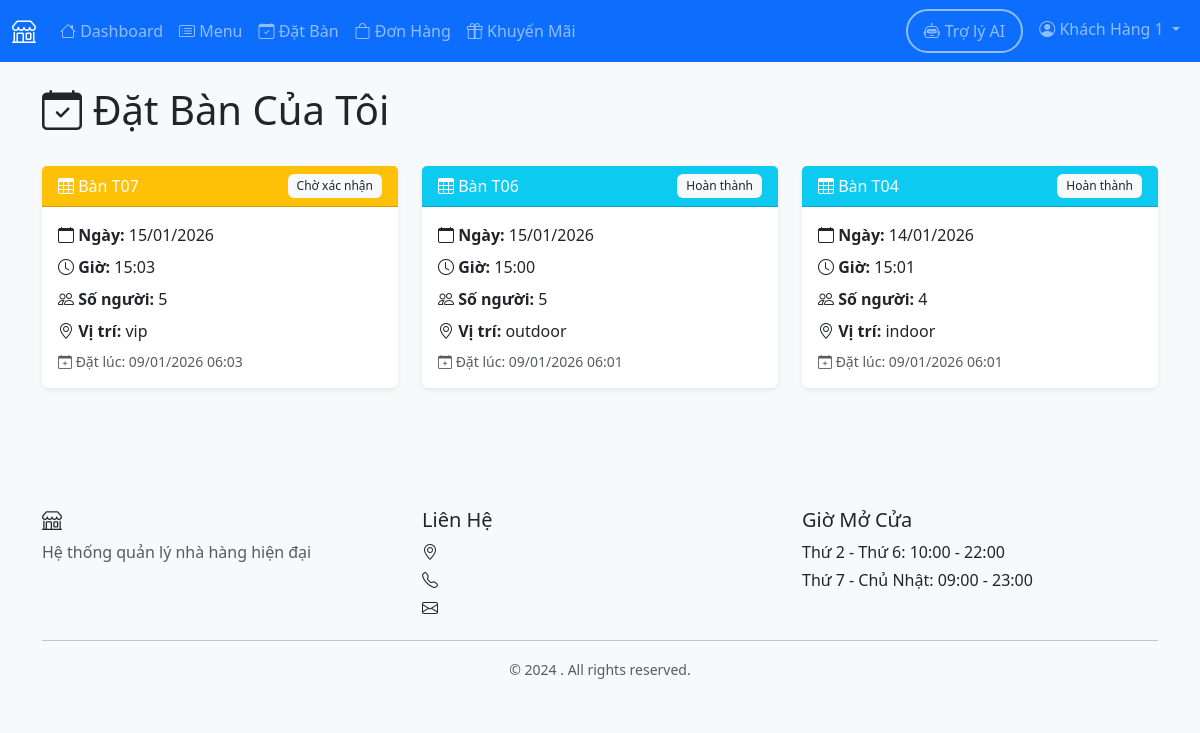
/customer/my-reservations (signed in), run on the app's committed database.
### models.py (models this page shows, shortened)
class User(UserMixin, db.Model):
    __tablename__ = 'users'
    user_id = db.Column(db.Integer, primary_key=True)
    name = db.Column(db.String(100), nullable=False)
    email = db.Column(db.String(120), unique=True, nullable=False)
    password_hash = db.Column(db.String(255), nullable=False)
    phone = db.Column(db.String(20))
    role = db.Column(db.String(20), nullable=False, default='customer')
    employee_type = db.Column(db.String(50))
    created_at = db.Column(db.DateTime, default=datetime.utcnow)
    active = db.Column(db.Boolean, default=True)
    health_check_date = db.Column(db.Date, nullable=True)
    reservations = db.relationship('Reservation', backref='customer', lazy=True)
    orders = db.relationship('Order', foreign_keys='Order.customer_id', backref='customer', lazy=True)
    feedbacks = db.relationship('Feedback', backref='customer', lazy=True)

class Reservation(db.Model):
    __tablename__ = 'reservations'
    reservation_id = db.Column(db.Integer, primary_key=True)
    customer_id = db.Column(db.Integer, db.ForeignKey('users.user_id'), nullable=False)
    table_id = db.Column(db.Integer, db.ForeignKey('tables.table_id'), nullable=False)
    reservation_time = db.Column(db.DateTime, nullable=False)
    number_of_guests = db.Column(db.Integer, nullable=False)
    status = db.Column(db.String(20), default='pending')  # pending, confirmed, completed, cancelled, deposit_required
    notes = db.Column(db.Text)
    created_at = db.Column(db.DateTime, default=datetime.utcnow)
    deposit_amount = db.Column(db.Float, default=0)
    deposit_paid = db.Column(db.Boolean, default=False)

class Table(db.Model):
    __tablename__ = 'tables'
    table_id = db.Column(db.Integer, primary_key=True)
    table_number = db.Column(db.String(10), unique=True, nullable=False)
    capacity = db.Column(db.Integer, nullable=False)
    status = db.Column(db.String(20), default='available')  # available, occupied, reserved
    location = db.Column(db.String(50))  # indoor, outdoor, vip
    reservations = db.relationship('Reservation', backref='table', lazy=True)
    orders = db.relationship('Order', backref='table', lazy=True)

### routes/customer.py (the view)
@bp.route('/my-reservations')
@login_required
@customer_required
def my_reservations():
    reservations = Reservation.query.filter_by(
        customer_id=current_user.user_id
    ).order_by(Reservation.reservation_time.desc()).all()
    return render_template('customer/my_reservations.html',
                         reservations=reservations)

### routes/customer.py (called while the page is built)
def customer_required(f):
    from functools import wraps
    @wraps(f)
    def decorated_function(*args, **kwargs):
        if not current_user.is_authenticated or current_user.role != 'customer':
            flash('Bạn không có quyền truy cập trang này.', 'danger')
            return redirect(url_for('auth.login'))
        return f(*args, **kwargs)
    return decorated_function

### templates/customer/my_reservations.html (shortened to what this page needs)
{% extends "base.html" %}
{% block content %}
<div class="container">
    <div class="row mb-4">
        <div class="col-12">
            <h1><i class="bi bi-calendar-check"></i> Đặt Bàn Của Tôi</h1>
        </div>
    </div>
    {% if reservations %}
    <div class="row">
        {% for reservation in reservations %}
        <div class="col-md-6 col-lg-4 mb-4">
            <div class="card">
                <div class="card-header
                    {% if reservation.status == 'pending' %}bg-warning
                    {% elif reservation.status == 'confirmed' %}bg-success
                    {% elif reservation.status == 'completed' %}bg-info
                    {% else %}bg-secondary{% endif %} text-white">
                    <div class="d-flex justify-content-between align-items-center">
                        <span><i class="bi bi-table"></i> Bàn {{ reservation.table.table_number }}</span>
                        {% if reservation.status == 'pending' %}
                            <span class="badge bg-light text-dark">Chờ xác nhận</span>
                        {% elif reservation.status == 'confirmed' %}
                            <span class="badge bg-light text-dark">Đã xác nhận</span>
                        {% elif reservation.status == 'completed' %}
                            <span class="badge bg-light text-dark">Hoàn thành</span>
                        {% else %}
                            <span class="badge bg-light text-dark">Đã hủy</span>
                        {% endif %}
                    </div>
                </div>
                <div class="card-body">
                    <p class="mb-2">
                        <i class="bi bi-calendar"></i>
                        <strong>Ngày:</strong> {{ reservation.reservation_time.strftime('%d/%m/%Y') }}
                    </p>
                    <p class="mb-2">
                        <i class="bi bi-clock"></i>
                        <strong>Giờ:</strong> {{ reservation.reservation_time.strftime('%H:%M') }}
                    </p>
                    <p class="mb-2">
                        <i class="bi bi-people"></i>
                        <strong>Số người:</strong> {{ reservation.number_of_guests }}
                    </p>
                    <p class="mb-2">
                        <i class="bi bi-geo-alt"></i>
                        <strong>Vị trí:</strong> {{ reservation.table.location }}
                    </p>
                    <p class="text-muted small mb-0">
                        <i class="bi bi-calendar-plus"></i>
                        Đặt lúc: {{ reservation.created_at.strftime('%d/%m/%Y %H:%M') }}
                    </p>
                </div>
            </div>
        </div>
        {% endfor %}
    </div>
    {% endif %}
</div>
{% endblock %}

### templates/base.html (shortened to what this page needs)
<!DOCTYPE html>
<html lang="vi">
<head>
    <link href="https://cdn.jsdelivr.net/npm/bootstrap@5.3.2/dist/css/bootstrap.min.css" rel="stylesheet">
    <link rel="stylesheet" href="https://cdn.jsdelivr.net/npm/bootstrap-icons@1.11.1/font/bootstrap-icons.css">
    <link rel="stylesheet" href="{{ url_for('static', filename='css/style.css') }}">
</head>
<body>
    {% if current_user.is_authenticated %}
    <nav class="navbar navbar-expand-lg navbar-dark bg-primary">
        <div class="container-fluid">
            <a class="navbar-brand" href="{{ url_for('index') }}">
                <i class="bi bi-shop"></i> {{ restaurant_name }}
            </a>
            <div class="collapse navbar-collapse" id="navbarNav">
                <ul class="navbar-nav me-auto">
                    {% if current_user.role == 'customer' %}
                        <li class="nav-item">
                            <a class="nav-link" href="{{ url_for('customer.dashboard') }}">
                                <i class="bi bi-house"></i> Dashboard
                            </a>
                        </li>
                        <li class="nav-item">
                            <a class="nav-link" href="{{ url_for('customer.menu') }}">
                                <i class="bi bi-card-list"></i> Menu
                            </a>
                        </li>
                        <li class="nav-item">
                            <a class="nav-link" href="{{ url_for('customer.reservation') }}">
                                <i class="bi bi-calendar-check"></i> Đặt Bàn
                            </a>
                        </li>
                        <li class="nav-item">
                            <a class="nav-link" href="{{ url_for('customer.my_orders') }}">
                                <i class="bi bi-bag"></i> Đơn Hàng
                            </a>
                        </li>
                        <li class="nav-item">
                            <a class="nav-link" href="{{ url_for('customer.promotions') }}">
                                <i class="bi bi-gift"></i> Khuyến Mãi
                            </a>
                        </li>
                    {% endif %}
                </ul>
                <ul class="navbar-nav">
                    <li class="nav-item">
                        <a class="nav-link btn btn-outline-primary rounded-pill px-3 me-2"
                           href="{{ url_for('chatbot.index') }}"
                           style="border: 2px solid; display: flex; align-items: center; gap: 5px;">
                            <i class="bi bi-robot"></i>
                            <span class="d-none d-lg-inline">Trợ lý AI</span>
                        </a>
                    </li>
                    <li class="nav-item dropdown">
                        <a class="nav-link dropdown-toggle" href="#" id="navbarDropdown" role="button" data-bs-toggle="dropdown">
                            <i class="bi bi-person-circle"></i> {{ current_user.name }}
                        </a>
                    </li>
                </ul>
            </div>
        </div>
    </nav>
    {% endif %}
    <main class="{% if current_user.is_authenticated %}py-4{% endif %}">
        {% block content %}{% endblock %}
    </main>
    {% if current_user.is_authenticated %}
    <footer class="bg-light mt-5 py-4">
        <div class="container">
            <div class="row">
                <div class="col-md-4">
                    <h5><i class="bi bi-shop"></i> {{ restaurant_name }}</h5>
                    <p class="text-muted">Hệ thống quản lý nhà hàng hiện đại</p>
                </div>
                <div class="col-md-4">
                    <h5>Liên Hệ</h5>
                    <p class="mb-1"><i class="bi bi-geo-alt"></i> {{ restaurant_address }}</p>
                    <p class="mb-1"><i class="bi bi-telephone"></i> {{ restaurant_phone }}</p>
                    <p class="mb-1"><i class="bi bi-envelope"></i> {{ restaurant_email }}</p>
                </div>
                <div class="col-md-4">
                    <h5>Giờ Mở Cửa</h5>
                    <p class="mb-1">Thứ 2 - Thứ 6: 10:00 - 22:00</p>
                    <p class="mb-1">Thứ 7 - Chủ Nhật: 09:00 - 23:00</p>
                </div>
            </div>
            <hr>
            <div class="text-center text-muted">
                <small>&copy; 2024 {{ restaurant_name }}. All rights reserved.</small>
            </div>
        </div>
    </footer>
    {% endif %}
</body>
</html>

### static/css/style.css (style rules this page uses)
:root { --primary-color: #0d6efd; --success-color: #198754; --warning-color: #ffc107; --danger-color: #dc3545; --info-color: #0dcaf0; }
body { font-family: 'Segoe UI', Tahoma, Geneva, Verdana, sans-serif; background-color: #f8f9fa; }
.navbar-brand { font-weight: 600; font-size: 1.5rem; }
.card { transition: all 0.3s ease; border: none; box-shadow: 0 0.125rem 0.25rem rgba(0, 0, 0, 0.075); }
.btn { transition: all 0.3s ease; }
.badge { font-weight: 500; padding: 0.5em 0.75em; }
footer { margin-top: auto; }

### data on the page
User: name "Khách Hàng 1"
Reservation: table.table_number "T07", status "Chờ xác nhận", reservation_time "15/01/2026", reservation_time "15:03", number_of_guests "5", table.location "vip", created_at "09/01/2026 06:03"
Reservation: table.table_number "T06", status "Hoàn thành", reservation_time "15/01/2026", reservation_time "15:00", number_of_guests "5", table.location "outdoor", created_at "09/01/2026 06:01"
Reservation: table.table_number "T04", status "Hoàn thành", reservation_time "14/01/2026", reservation_time "15:01", number_of_guests "4", table.location "indoor", created_at "09/01/2026 06:01"
